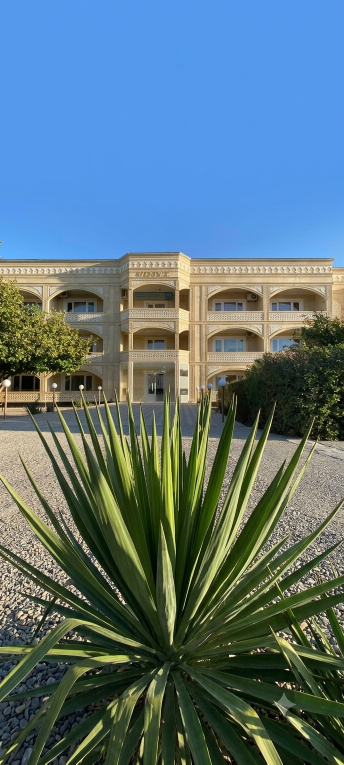
#> input picture video/registon/src/exterior.png, 688 x 1529 px (shown at 1/2 size)
$ python frames.py
#> lines starting #> are read from the running program, lines starting #| are printed output that depends on the picture; after the words box and inside, x2 and y2 are one past the last pixel; in counts of white or black regions, pixels touching at a corner belong together
### video/registon/plate.py
"""
Background plate for the REGISTON hotel ad: camera moves over the two real
photos, rendered at 1080x1920 / 30fps and piped into FFmpeg as plate.mp4.

Only three things ever move inside the photos, each confined to a mask:
  * exterior: the green plants sway in a light breeze (building pixels untouched)
  * bedroom:  the curtain panels drift a pixel or two, hanging from the rod
  * bedroom:  the window light breathes by a few percent
Everything else is a pure scale/translate of the original pixels, so the
architecture, furniture, colours and proportions stay exactly as photographed.

Usage:  python3 plate.py [--stills 1,5,9,13]
"""
import subprocess
import sys

import cv2
import numpy as np

W, H, FPS, DURATION = 1080, 1920, 30, 15.0
# Scene boundaries (seconds). Keep in sync with overlay.html and audio.js.
T_ROOM, T_BED, T_END = 4.0, 8.0, 12.0
FADE = 0.5  # half-length of each dissolve

ext_src = cv2.imread('src/exterior.png')   # 688x1529 portrait
#> ext_src is the input picture: shape (1529, 688, 3); mean B, G, R 124.2, 115.3, 90.4
room_src = cv2.imread('src/room.png')      # 688x521 landscape (photo band cropped from the supplied screenshot)
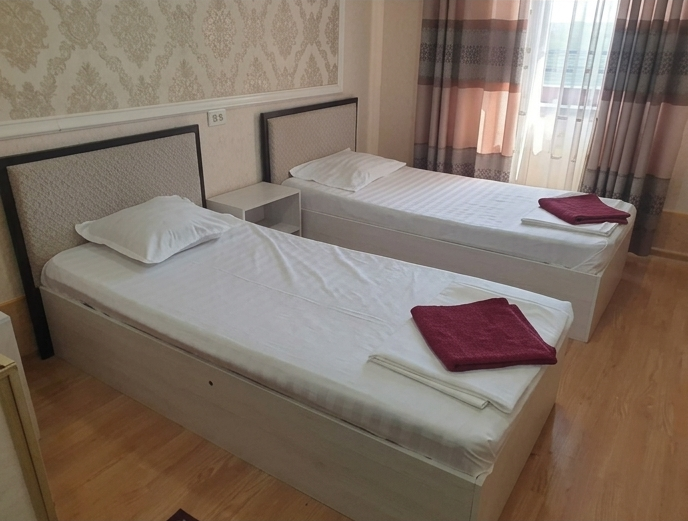
#> input picture video/registon/src/room.png, 688 x 521 px
#> room_src is the input picture: shape (521, 688, 3); mean B, G, R 103.3, 114.6, 129


def sharpen(img, amount=0.35, sigma=1.2):
    """Mild unsharp mask to offset the softness of upscaling a small photo."""
#> called with amount = 0.35, sigma = 1.2
    blur = cv2.GaussianBlur(img, (0, 0), sigma)
    return cv2.addWeighted(img, 1 + amount, blur, -amount, 0)


ext_src = sharpen(ext_src)
room_src = sharpen(room_src)

# ---------- masks ----------
# Plants: green, reasonably saturated pixels. The beige building, grey gravel and
# blue sky all fall outside this range, so the building never moves.
hsv = cv2.cvtColor(ext_src, cv2.COLOR_BGR2HSV)
#> hsv: shape (1529, 688, 3); mean H, S, V 62.4, 128.8, 146.2
plant = ((hsv[..., 0] > 28) & (hsv[..., 0] < 95) & (hsv[..., 1] > 55) & (hsv[..., 2] > 25)).astype(np.uint8)
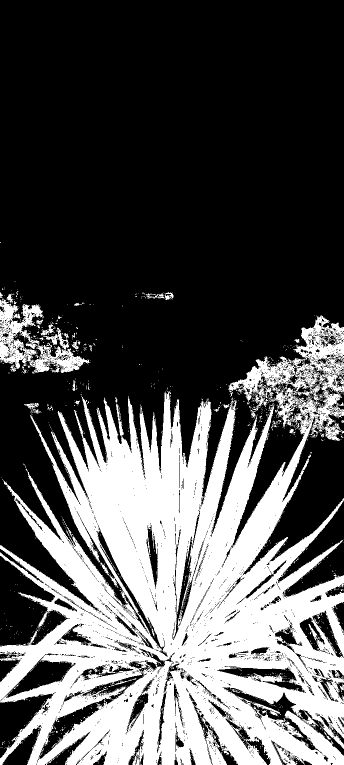
#> plant: shape (1529, 688) (shown at 1/2 size); values 0 (black) and 1 (white), 32.1% white; 1342 white regions (1302 under 20 px), largest, box (x1, y1, x2, y2) and area: (0, 630, 688, 1529) 323042, (0, 597, 179, 748) 9906, (48, 806, 82, 828) 232
plant = cv2.morphologyEx(plant, cv2.MORPH_CLOSE, np.ones((5, 5), np.uint8))
#> plant: shape (1529, 688); values 0 (black) and 1 (white), 36.6% white; 132 white regions (118 under 20 px), largest, box (x1, y1, x2, y2) and area: (0, 630, 688, 1529) 368241, (0, 578, 181, 748) 14987, (283, 584, 347, 600) 603
plant_mask = cv2.GaussianBlur(plant.astype(np.float32), (0, 0), 1.0)
# Sway grows towards the leaf tips: the yucca's base is low in the frame, the
# trees' canopies are high; a vertical ramp is a good enough stand-in.
eh, ew = ext_src.shape[:2]
#> eh = 1529; ew = 688
yy, xx = np.mgrid[0:eh, 0:ew].astype(np.float32)
yucca_amp = np.clip((1450 - yy) / 700, 0, 1) * (yy > 760)    # foreground yucca, tips move most
tree_amp = 0.45 * (yy <= 760)                                 # background trees/bushes, gentler
plant_amp = plant_mask * (yucca_amp * 2.2 + tree_amp * 1.2)  # max displacement in source px
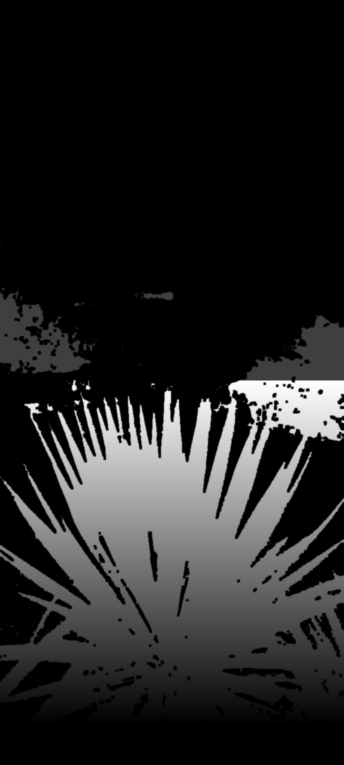
#> plant_amp: shape (1529, 688) float64 (shown at 1/2 size); min 0, max 2.17, mean 0.293; drawn with min black and max white

# Curtain panels and the sheer, drawn by hand from the photo (room.png coordinates).
rh, rw = room_src.shape[:2]
#> rh = 521; rw = 688
curtain = np.zeros((rh, rw), np.uint8)
cv2.fillPoly(curtain, [np.array([(416, 0), (522, 0), (522, 158), (470, 168), (416, 162)])], 1)
#> curtain: shape (521, 688); values 0 (black) and 1 (white), 4.9% white; 1 white region, box (x1, y1, x2, y2) and area: (416, 0, 523, 169) 17654
cv2.fillPoly(curtain, [np.array([(592, 0), (688, 0), (688, 248), (640, 248), (634, 196), (598, 186)])], 1)
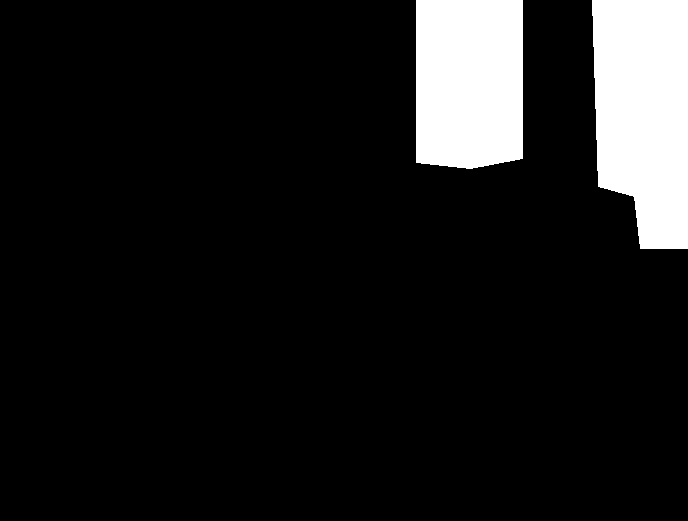
#> curtain: shape (521, 688); values 0 (black) and 1 (white), 10.7% white; 2 white regions, box (x1, y1, x2, y2) and area: (592, 0, 688, 249) 20755, (416, 0, 523, 169) 17654
sheer = np.zeros((rh, rw), np.uint8)
cv2.fillPoly(sheer, [np.array([(523, 0), (591, 0), (591, 176), (523, 170)])], 1)
#> sheer: shape (521, 688); values 0 (black) and 1 (white), 3.3% white; 1 white region, box (x1, y1, x2, y2) and area: (523, 0, 592, 177) 12005
ryy, rxx = np.mgrid[0:rh, 0:rw].astype(np.float32)
hang = np.clip(ryy / 200, 0, 1)  # fixed at the rod, freer towards the hem
curtain_amp = cv2.GaussianBlur(curtain.astype(np.float32), (0, 0), 1.5) * hang * 1.4 \
    + cv2.GaussianBlur(sheer.astype(np.float32), (0, 0), 1.5) * hang * 0.8
window_light = cv2.GaussianBlur(sheer.astype(np.float32), (0, 0), 18)[..., None]

# Blurred, dimmed copy of the room for the empty space above/below the photo.
room_bg = cv2.GaussianBlur(cv2.resize(room_src, (int(rw * H / rh), H)), (0, 0), 70)
room_bg = (room_bg * 0.30).astype(np.uint8)
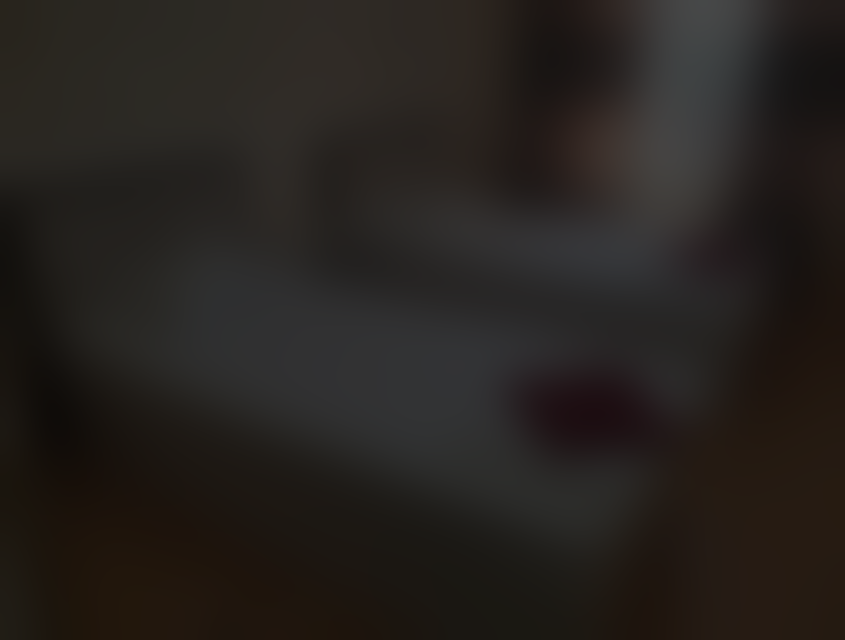
#> room_bg: shape (1920, 2535, 3) (shown at 1/3 size); mean B, G, R 30.5, 33.9, 38.2


def ease(x):
    x = min(1.0, max(0.0, x))
    return x * x * (3 - 2 * x)


# [4 lines left out: function place, not called in this run]


def breezy_exterior(t):
    """The exterior photo at source resolution with only the plants swaying."""
    wind = (np.sin(2 * np.pi * (0.32 * t) + xx * 0.012 + yy * 0.006) * 0.7
            + np.sin(2 * np.pi * (0.53 * t) + xx * 0.031 - yy * 0.017) * 0.3)
    dx = plant_amp * wind
    dy = plant_amp * 0.25 * np.sin(2 * np.pi * 0.41 * t + xx * 0.02)
    return cv2.remap(ext_src, (xx - dx).astype(np.float32), (yy - dy).astype(np.float32), cv2.INTER_LINEAR, borderMode=cv2.BORDER_REFLECT)


# [6 lines left out: function exterior, not called in this run]


def curtained_room(t):
    """The bedroom photo at source resolution with only the curtains and window light moving."""
    sway = np.sin(2 * np.pi * 0.28 * t + ryy * 0.015) * 0.7 + np.sin(2 * np.pi * 0.47 * t + ryy * 0.03) * 0.3
    moved = cv2.remap(room_src, (rxx - curtain_amp * sway).astype(np.float32), ryy, cv2.INTER_LINEAR, borderMode=cv2.BORDER_REFLECT)
    light = 1 + 0.035 * np.sin(2 * np.pi * t / 5.5) + 0.015 * np.sin(2 * np.pi * t / 2.3)
    return np.clip(moved * (1 + (light - 1) * window_light), 0, 255).astype(np.uint8)


# [66 lines left out: functions room, closing, frame_at, main, not called in this run]


# [2 lines that do not run on import are left out]

### video/registon2/frames.py
"""
Exports the moving photo layers for scene.html as JPEG sequences:
  assets/seq/ext_NNN.jpg   exterior with the plants swaying (from ../registon/plate.py)
  assets/seq/room_NNN.jpg  bedroom with the curtains/window light moving
Frames are upscaled 2x with Lanczos so the browser only ever scales them down or
slightly up. 150 frames (5s at 30fps) covers the longest time each photo is on screen.
"""
import os
import sys

import cv2

here = os.path.dirname(os.path.abspath(__file__))
os.chdir(os.path.join(here, '..', 'registon'))  # plate.py loads src/ relative to its folder
sys.path.insert(0, os.getcwd())
import plate  # noqa: E402

FRAMES, FPS = 150, 30
out = os.path.join(here, 'assets', 'seq')
os.makedirs(out, exist_ok=True)
for i in range(FRAMES):
    t = i / FPS
    for name, img in (('ext', plate.breezy_exterior(t)), ('room', plate.curtained_room(t))):
        big = cv2.resize(img, (img.shape[1] * 2, img.shape[0] * 2), interpolation=cv2.INTER_LANCZOS4)
        cv2.imwrite(os.path.join(out, f'{name}_{i:03d}.jpg'), big, [cv2.IMWRITE_JPEG_QUALITY, 90])
    if i % FPS == 0:
        print(f'\r  frames {100 * i // FRAMES}%', end='', flush=True)
#> this loop made 150 passes
#> t on passes 2 to 13: 0.0333, 0.0667, 0.1, 0.133, 0.167, 0.2, 0.233, 0.267, 0.3, 0.333, 0.367, 0.4
#> pass 1, in breezy_exterior, `dy = plant_amp * 0.25 * np.sin(2 * np.pi * 0.41 * t + xx * 0.02)`:
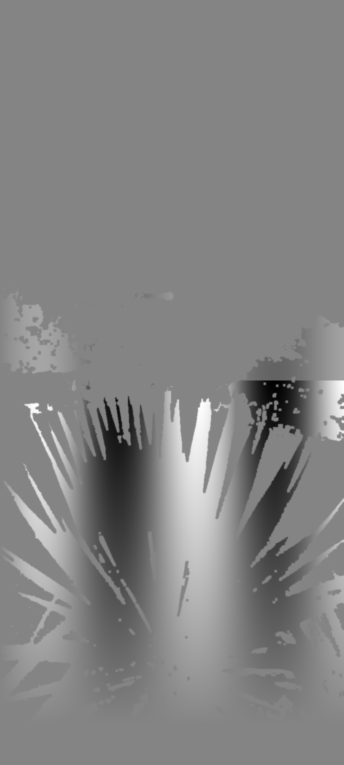
#> dy: shape (1529, 688) float64 (shown at 1/2 size); min -0.541, max 0.501, mean -0.00318; drawn with min black and max white
#> pass 1, in curtained_room, `sway = np.sin(2 * np.pi * 0.28 * t + ryy * 0.015) * 0.7 + np.sin(2 * n..`:
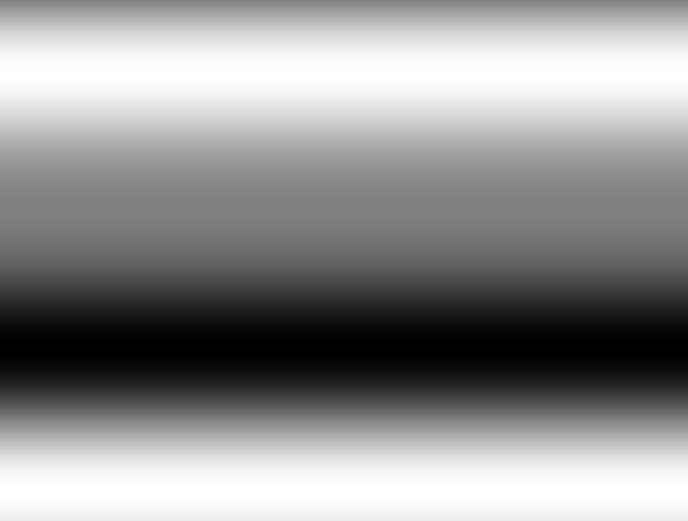
#> sway: shape (521, 688) float32; min -0.867, max 0.867, mean 0.124; drawn with min black and max white
print('\r  frames 100%')

# Blurred, dimmed bedroom used behind the framed room shots.
bg = cv2.GaussianBlur(cv2.resize(plate.room_src, (688 * 1920 // 521, 1920)), (0, 0), 60)
cv2.imwrite(os.path.join(here, 'assets', 'room_bg.jpg'), (bg * 0.32).astype('uint8'), [cv2.IMWRITE_JPEG_QUALITY, 88])
